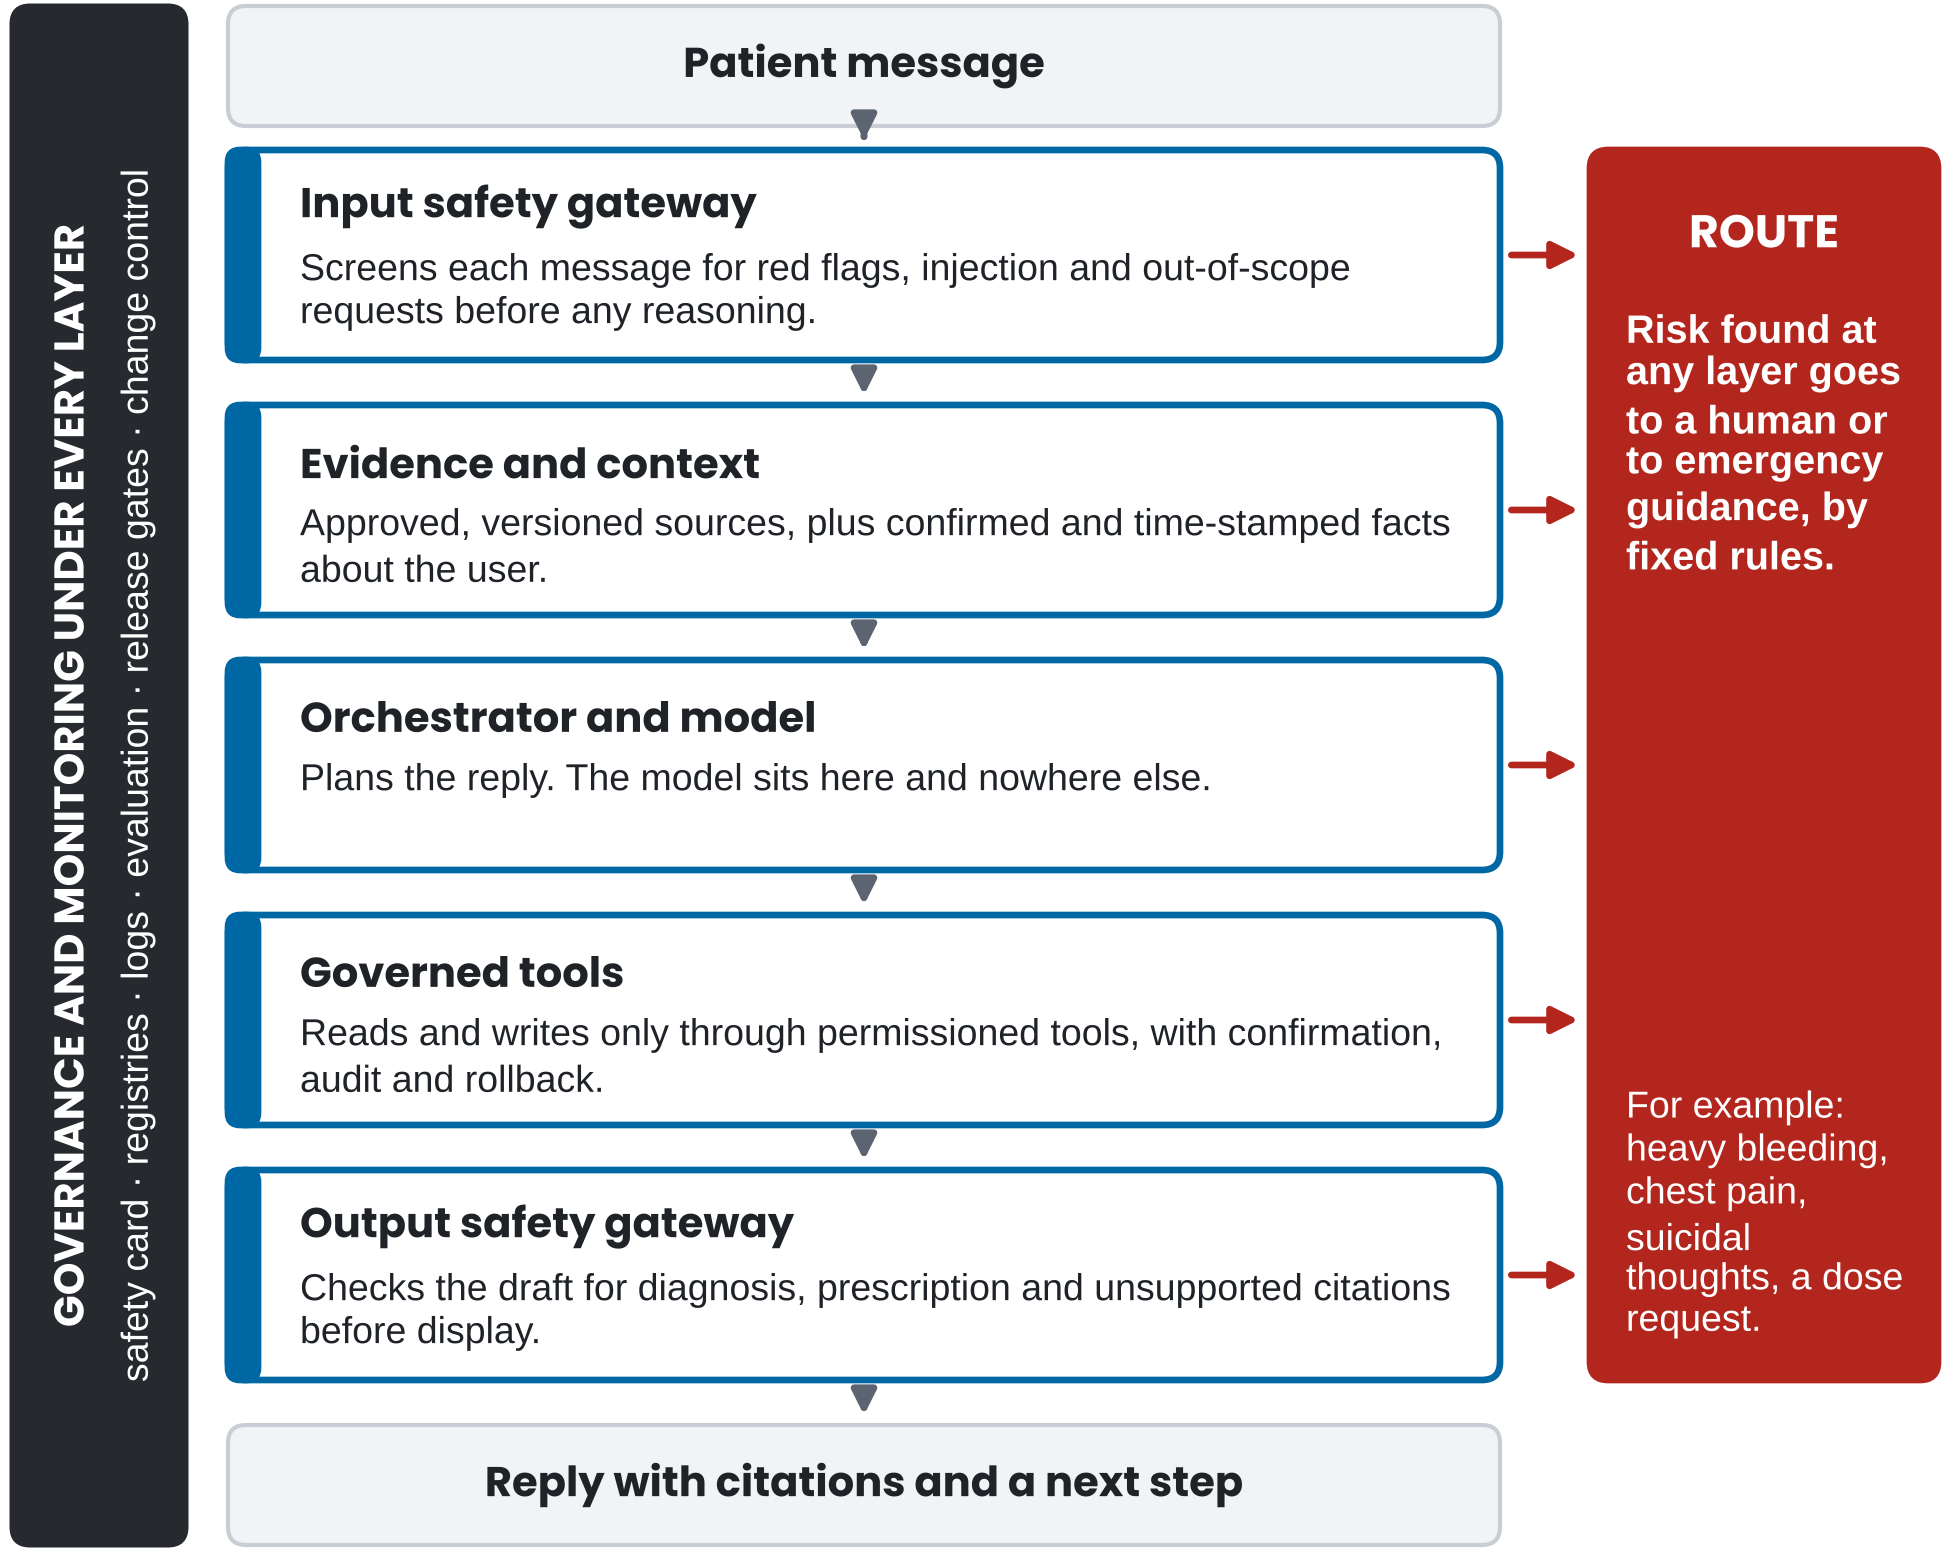

Write Python code to recreate this figure.
import fk
layers = [
    ("Input safety gateway", "Screens each message for red flags, injection and out-of-scope requests before any reasoning."),
    ("Evidence and context", "Approved, versioned sources, plus confirmed and time-stamped facts about the user."),
    ("Orchestrator and model", "Plans the reply. The model sits here and nowhere else."),
    ("Governed tools", "Reads and writes only through permissioned tools, with confirmation, audit and rollback."),
    ("Output safety gateway", "Checks the draft for diagnosis, prescription and unsupported citations before display."),
]
H = 5.20
fig, ax = fk.canvas(H)
gx, gw = 0.04, 0.58           # governance bar (left)
lx, lw = 0.76, 4.24           # layers
rx, rw = 5.30, 1.16           # route bar (right)
rowh, gap = 0.70, 0.15
top = H - 0.50
# endpoints
fk.box(ax, lx, top + 0.08, lw, 0.40, fc=fk.PANEL, ec=fk.RULE)
fk.text(ax, lx + lw / 2, top + 0.28, "Patient message", size=10, weight="bold", ha="center", va="center", family=fk.HEAD)
ys = []
for i, (name, desc) in enumerate(layers):
    y = top - (i + 1) * (rowh + gap) + gap; ys.append(y)
    fk.box(ax, lx, y, lw, rowh, fc="white", ec=fk.BUILD, lw=1.6)
    fk.box(ax, lx, y, 0.10, rowh, fc=fk.BUILD, ec=fk.BUILD, lw=1.6, r=0.04)
    fk.text(ax, lx + 0.24, y + rowh - 0.07, name, size=10, weight="bold", family=fk.HEAD)
    fk.text(ax, lx + 0.24, y + rowh - 0.33, desc, size=9, width=lw - 0.36)
    prev = top + 0.08 if i == 0 else ys[i - 1]
    fk.arrow(ax, lx + lw / 2, prev - 0.005, lx + lw / 2, y + rowh + 0.005, color=fk.MUTED, lw=1.6)
    # every layer can route
    fk.arrow(ax, lx + lw + 0.01, y + rowh / 2, rx - 0.01, y + rowh / 2, color=fk.DEFECT, lw=1.6, ms=13)
yb = ys[-1] - gap - 0.40
fk.box(ax, lx, yb, lw, 0.40, fc=fk.PANEL, ec=fk.RULE)
fk.arrow(ax, lx + lw / 2, ys[-1] - 0.005, lx + lw / 2, yb + 0.405, color=fk.MUTED, lw=1.6)
fk.text(ax, lx + lw / 2, yb + 0.20, "Reply with citations and a next step", size=10, weight="bold", ha="center", va="center", family=fk.HEAD)
# route bar
ry0, ry1 = ys[-1], ys[0] + rowh
fk.box(ax, rx, ry0, rw, ry1 - ry0, fc=fk.DEFECT, ec=fk.DEFECT, lw=1.6)
fk.text(ax, rx + rw / 2, ry1 - 0.14, "ROUTE", size=11, weight="bold", color="white", ha="center", family=fk.HEAD)
fk.text(ax, rx + 0.12, ry1 - 0.52, "Risk found at any layer goes to a human or to emergency guidance, by fixed rules.",
        size=9.5, weight="bold", color="white", width=rw - 0.22)
fk.text(ax, rx + 0.12, ry0 + 0.12, "For example: heavy bleeding, chest pain, suicidal thoughts, a dose request.",
        size=9, color="white", width=rw - 0.22, va="bottom")
# governance bar
gy0, gy1 = yb, top + 0.48
fk.box(ax, gx, gy0, gw, gy1 - gy0, fc=fk.CHAR, ec=fk.CHAR, lw=1.2)
ax.text(gx + gw / 2 - 0.10, (gy0 + gy1) / 2, "GOVERNANCE AND MONITORING UNDER EVERY LAYER", rotation=90, fontsize=10,
        color="white", weight="bold", family=fk.HEAD, ha="center", va="center", zorder=7)
ax.text(gx + gw / 2 + 0.13, (gy0 + gy1) / 2, "safety card · registries · logs · evaluation · release gates · change control", rotation=90,
        fontsize=9, color="white", ha="center", va="center", zorder=7)
fk.save(fig, "architecture-v2")
